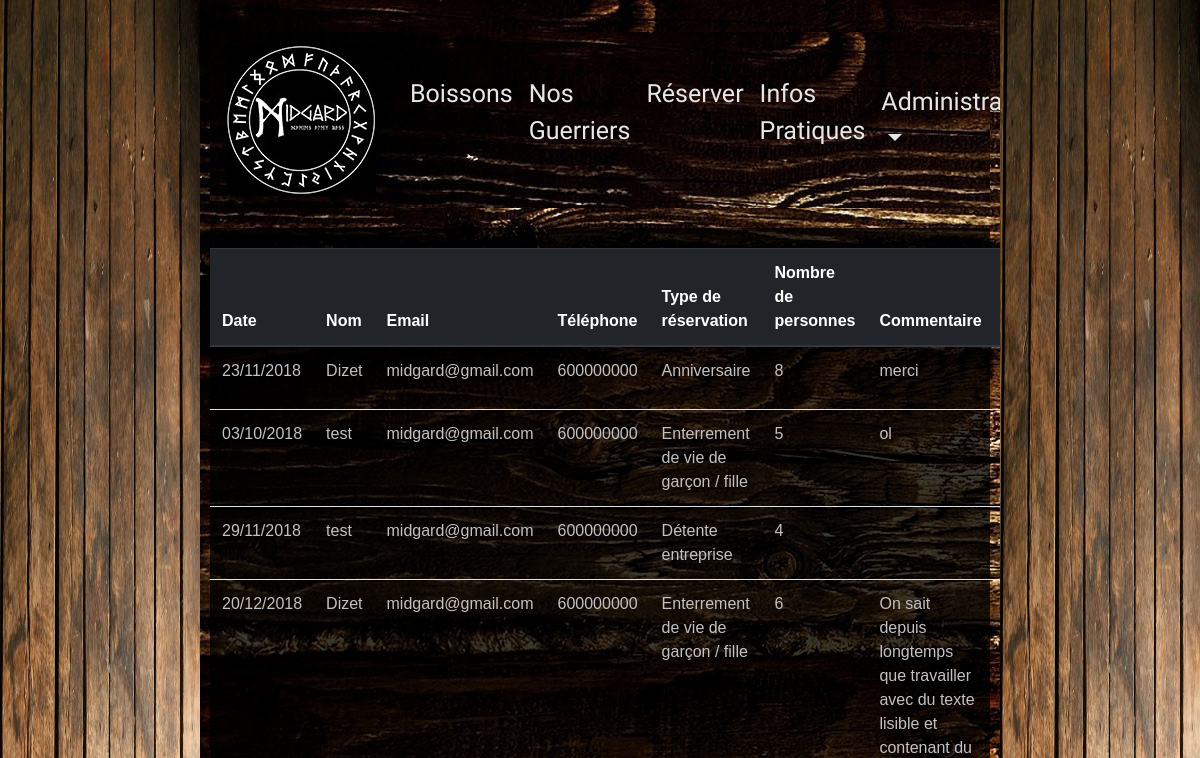
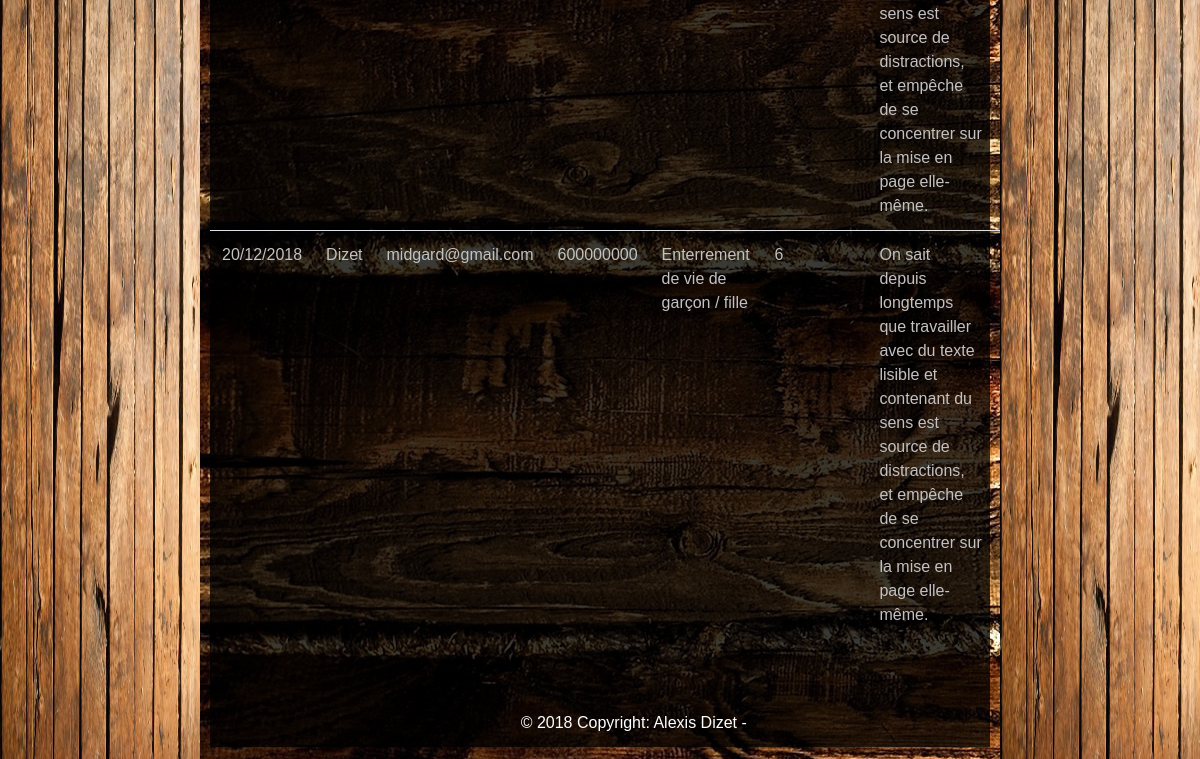
The page /index.php?action=adminReserView (signed in) on the database as committed earlier (2 pictures, top to bottom).
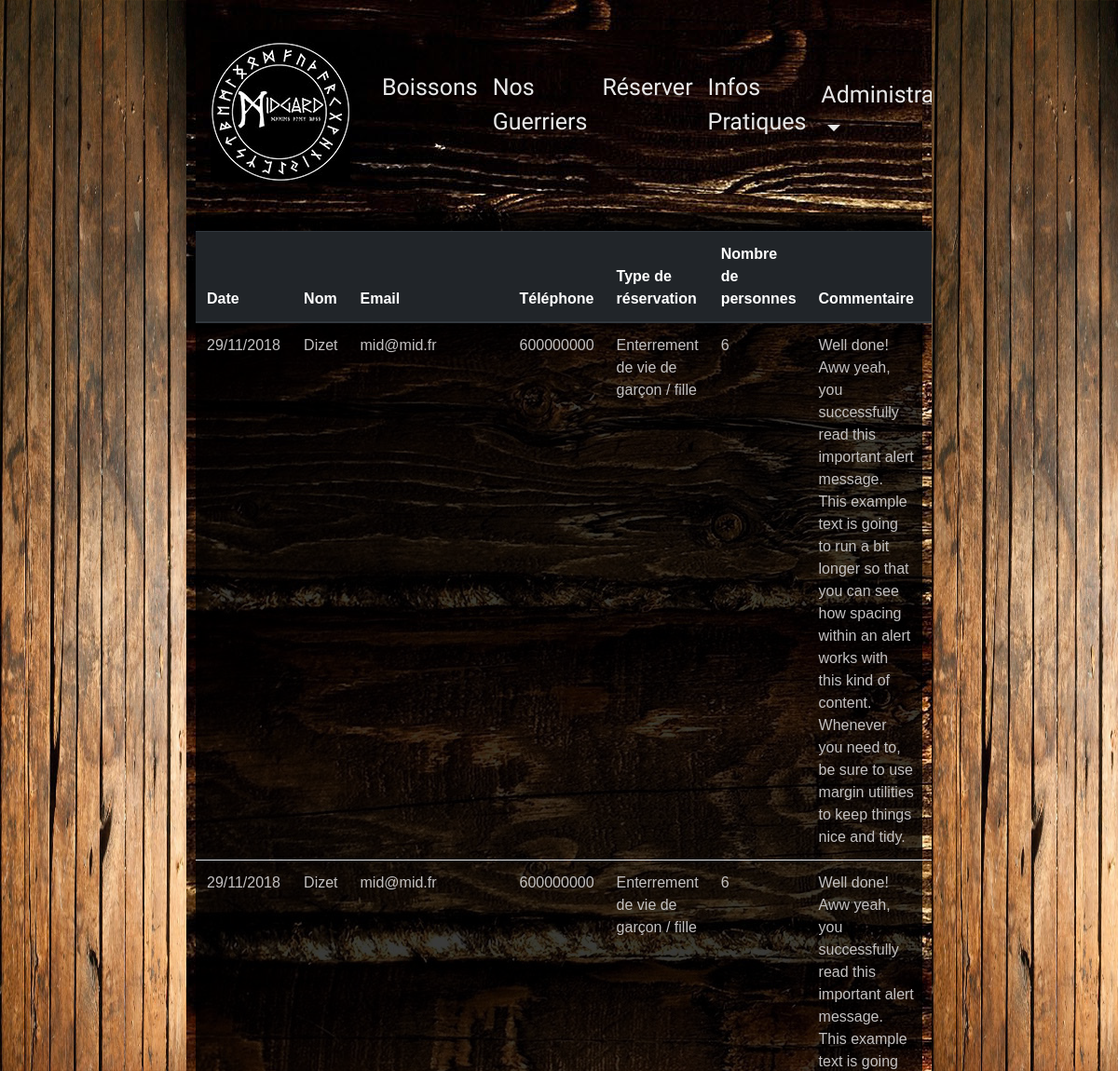
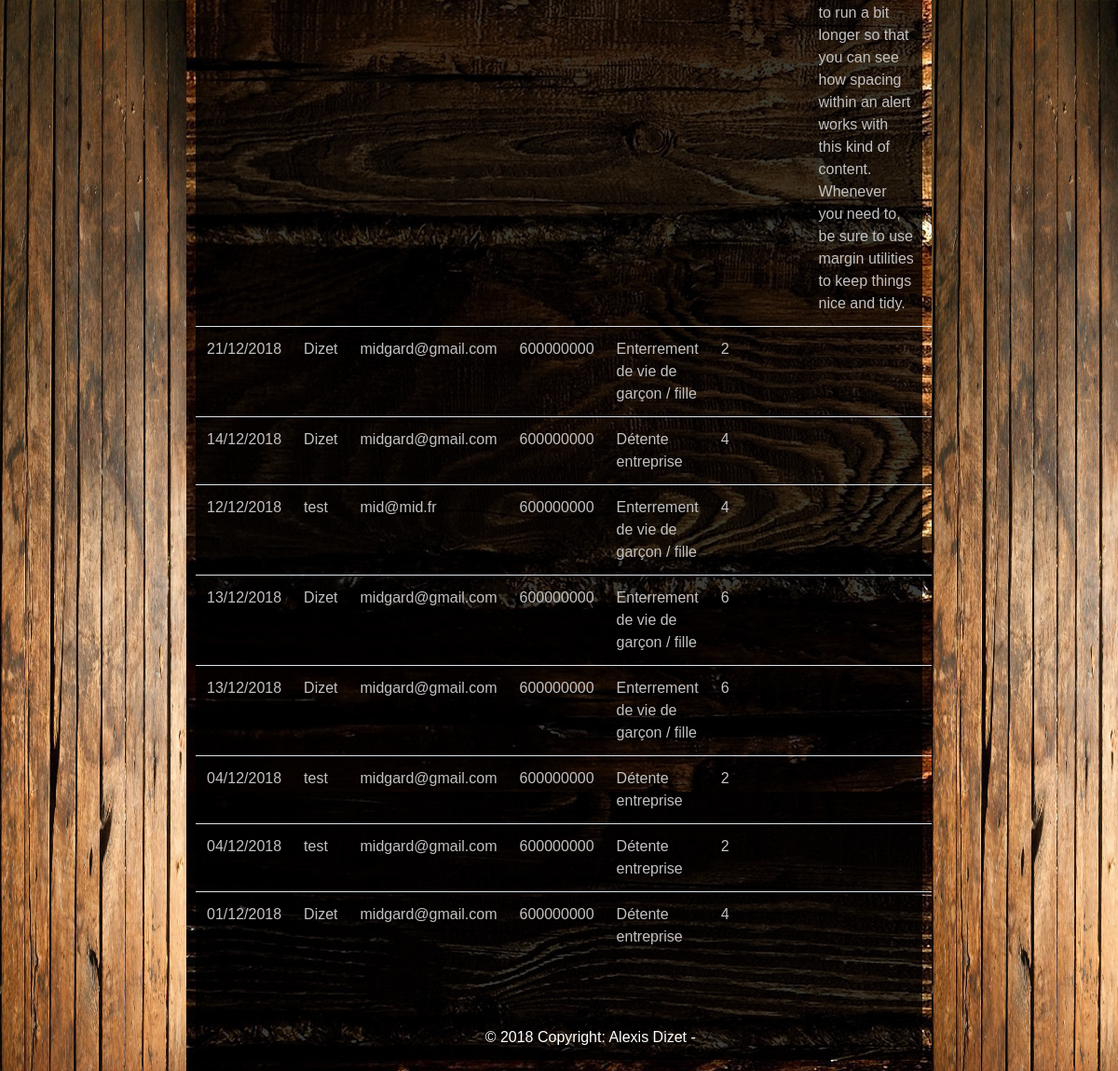
The same page on the database as committed later (2 pictures, top to bottom).
### tables this page shows
CREATE TABLE IF NOT EXISTS `events` (
  `id` int(11) NOT NULL AUTO_INCREMENT,
  `name` varchar(50) NOT NULL,
  `email` varchar(100) NOT NULL,
  `phone` int(10) NOT NULL,
  `catEvent` varchar(255) NOT NULL,
  `nbPerson` int(11) NOT NULL,
  `comment` varchar(400) NOT NULL,
  `reservationDate` varchar(50) NOT NULL,
  PRIMARY KEY (`id`)
);

### controller/backend.php (called while the page is built, shortened)
<?php
require_once('model/backend/EventManager.php');
function adminReservation()
{
	$eventmanager = new EventManager();
	$events = $eventmanager->getEvents();
	require('view/backend/adminReservation.php');
}

### model/backend/EventManager.php (called while the page is built, shortened)
<?php
require_once('model/backend/Event.php');
class EventManager extends Database
{
	public function getEvents()
	{
		$events=[];
		$db = $this->dbConnect();
		$req = $db->query('SELECT * FROM events');
		while ($data = $req->fetch(PDO::FETCH_ASSOC))
		{
			$events[] = new Event($data);
		}
		return $events;
	}
}

### model/backend/Event.php (called while the page is built, shortened)
<?php
class Event{
	private $_id;
	private $_name;
	private $_email;
	private $_phone;
	private $_catEvent;
	private $_nbPerson;
	private $_comment;
	private $_reservationDate;
	public function hydrate(array $datas)
	{
		foreach ($datas as $key => $value)
		{
			$method = 'set' . ucfirst($key);
		}
	}
	public function id(){ return $this->_id; }
	public function name(){ return $this->_name; }
	public function email(){ return $this->_email; }
	public function phone(){ return $this->_phone; }
	public function catEvent(){ return $this->_catEvent; }
	public function nbPerson(){ return $this->_nbPerson; }
	public function comment(){ return $this->_comment; }
	public function reservationDate(){ return $this->_reservationDate; }
	public function setId($id)
	{
		$id = (int)$id;
		if ($id > 0)
		{
		  $this->_id = $id;
		}
	}
	public function setName($name)
	{
		if (is_string($name))
		{
			$this->_name = $name;
		}
	}
	public function setEmail($email)
	{
		if (is_string($email))
		{
			$this->_email = $email;
		}
	}
	public function setPhone($phone)
	{
		$phone = (int)$phone;
		if ($phone > 0)
		{
			$this->_phone = $phone;
		}
	}
	public function setCatEvent($catEvent)
	{
		if (is_string($catEvent))
		{
			$this->_catEvent = $catEvent;
		}
	}
	public function setNbPerson($nbPerson)
	{
		$nbPerson = (int)$nbPerson;
		if ($nbPerson > 0)
		{
			$this->_nbPerson = $nbPerson;
		}
	}
	public function setComment($comment)
	{
		if (is_string($comment))
		{
			$this->_comment = $comment;
		}
	}
	public function setReservationDate($reservationDate)
	{
		if (is_string($reservationDate))
		{
			$this->_reservationDate = $reservationDate;
		}
	}
}

### view/backend/adminReservation.php (the view, shortened to what this page needs)
<div class="row">
	<div class="table-responsive-sm">
		<table class="table">
			<thead class="thead-dark">
				<th scope="col">Date</th>
				<th scope="col">Nom</th>
				<th scope="col">Email</th>
				<th scope="col">Téléphone</th>
				<th scope="col">Type de réservation</th>
				<th scope="col">Nombre de personnes</th>
				<th scope="col">Commentaire</th>
				<th scope="col">Supprimer</th>
			</thead>
			<tbody>
				<?php foreach ($events as $event)
					{
				?>
				<tr>
					<td><?= $event->reservationDate() ?></td>
					<td><?= $event->name() ?></td>
					<td><?= $event->email() ?></td>
					<td><?= $event->phone() ?></td>
					<td><?= $event->catEvent() ?></td>
					<td><?= $event->nbPerson() ?></td>
					<td><?= $event->comment() ?></td>
					<td><a  class="btn btn-danger" href="index.php?action=deleteEvent&amp;id=<?= $event->id() ?>">Supprimer</a></td>
				</tr>
				<?php
					}
				?>
			</tbody>
		</table>
	</div>
	<div class="col-md-12"></div>
</div>
<?php
$content = ob_get_clean();
require( 'view/template.php' );
?>

### index.php (shortened to what this page needs)
<?php
require('controller/backend.php');
if (isset($_GET['action']) && !empty($_GET['action']))
	{
		switch ($_GET['action'])
		{
			case ($_GET['action'] == 'adminReserView'):
				adminReservation();
				break;
		}
	}
	else
	{
		welcome();
	}

### view/template.php (shortened to what this page needs)
<!DOCTYPE html>
<html lang="fr">
<head>
	<link rel="stylesheet" href="https://use.fontawesome.com/releases/v5.5.0/css/all.css">
	<link rel="stylesheet" href="https://cdnjs.cloudflare.com/ajax/libs/bootstrap-social/5.1.1/bootstrap-social.min.css"/>
	<link rel="stylesheet" href="https://maxcdn.bootstrapcdn.com/bootstrap/4.0.0/css/bootstrap.min.css">
	<link rel="stylesheet" href="public/css/style.css"/>
	<link href="public/jquery-ui-1.12.1.custom/jquery-ui.css" rel="stylesheet">
</head>
<body>
	<div class="container-fluid">
		<div class="row">
			<div class="col-md-2 left"></div>
			<div class="col-md-8">
				<header>
					<nav class="navbar navbar-expand-lg navbar-dark">
						<a href="index.php"><img class="navbar-brand" src="public/img/logo.jpg" alt="Logo du bar Midgard"></a>
						<div class="collapse navbar-collapse justify-content-center" id="menu">
							<ul class="navbar-nav nav-pills mb-3" id="pills-tab" role="tablist">
								<li class="nav-item"><a class="nav-link nav-menu" href="index.php?action=drinks">Boissons</a>
								</li>
								<li class="nav-item"><a class="nav-link nav-menu" href="index.php?action=actu">Nos Guerriers</a>
								</li>
								<li class="nav-item"><a class="nav-link nav-menu" href="index.php?action=reservations">Réserver</a>
								</li>
								<li class="nav-item"><a class="nav-link nav-menu" href="index.php?action=contact">Infos Pratiques</a>
								</li>
							</ul>
							<?php if (isset($_SESSION['pseudo'])){ ?>
							<ul class="navbar-nav">
								<li class="nav-item dropdown">
									<a class="nav-link dropdown-toggle admin-link" data-toggle="dropdown" href="" aria-haspopup="true" aria-expanded="false">Administration </a>
							</ul>
							<?php } ?>
						</div>
					</nav>
				</header>
				<section class="container-fluid">
					<?= $content ?>
				</section>
				<footer>
					<div class="row down">
						<div class="col-xs-12 col-md-2 text-center">
						</div>
						<div class="col-xs-12 col-md-9 text-center">© 2018 Copyright: Alexis Dizet -
						</div>
					</div>
				</footer>
			</div>
			<div class="col-md-2 right"></div>
		</div>
	</div>
</body>
</html>

### public/css/style.css (style rules this page uses)
body { background-image: url(../img/wood-planks-wood-wood-texture.jpg); color: #C3C1C1; font-family: 'arial', cursive; font-size: 16px; }
.navbar-dark { background-image: url(../img/wood-planks-wood-wood-texture.jpg); }
section { background-color:rgba(0,0,0,0.77)!important; min-height: 680px; padding-top: 20px; padding-bottom: 20px; }
.nav-menu { color: #E7E7E7!important; font-size: 25px; font-family: 'MedievalSharp', cursive; }
.admin-link { color: #E7E7E7!important; font-family: 'MedievalSharp', cursive; font-size: 25px; }
.left { background-image: url(../img/Wood-wallpapers.jpg); background-repeat:round; }
.right { background-image: url(../img/Wood-wallpapers.jpg); background-repeat:round; }
header { margin-top: 20px; }
[class*="col"] { padding: 12px 10px; }
.navbar-dark { background-color: #000000; margin-bottom: 20px; }
footer { color:#FFFFFF; background-color:rgba(0,0,0,0.77); }

Rows that differ between the two databases and show on the page:
removed events: reservationDate "23/11/2018", name "Dizet", email "midgard@gmail.com", phone "600000000", catEvent "Anniversaire", nbPerson "8", comment "merci"
removed events: reservationDate "03/10/2018", name "test", email "midgard@gmail.com", phone "600000000", catEvent "Enterrement de vie de garçon / fille", nbPerson "5", comment "ol"
removed events: reservationDate "29/11/2018", name "test", email "midgard@gmail.com", phone "600000000", catEvent "Détente entreprise", nbPerson "4"
removed events: reservationDate "20/12/2018", name "Dizet", email "midgard@gmail.com", phone "600000000", catEvent "Enterrement de vie de garçon / fille", nbPerson "6", comment "On sait depuis longtemps que travailler avec du texte lisible et contenant du sens est source de distractions, et empêche de se concentrer sur la mise en page elle-même."
removed events: reservationDate "20/12/2018", name "Dizet", email "midgard@gmail.com", phone "600000000", catEvent "Enterrement de vie de garçon / fille", nbPerson "6", comment "On sait depuis longtemps que travailler avec du texte lisible et contenant du sens est source de distractions, et empêche de se concentrer sur la mise en page elle-même."
added events: reservationDate "29/11/2018", name "Dizet", email "mid@mid.fr", phone "600000000", catEvent "Enterrement de vie de garçon / fille", nbPerson "6", comment "Well done! Aww yeah, you successfully read this important alert message. This example text is going to run a bit longer so that you can see how spacing within an alert works with this kind of content. Whenever you need to, be sure to use margin utilities to keep things nice and tidy."
added events: reservationDate "29/11/2018", name "Dizet", email "mid@mid.fr", phone "600000000", catEvent "Enterrement de vie de garçon / fille", nbPerson "6", comment "Well done! Aww yeah, you successfully read this important alert message. This example text is going to run a bit longer so that you can see how spacing within an alert works with this kind of content. Whenever you need to, be sure to use margin utilities to keep things nice and tidy."
added events: reservationDate "21/12/2018", name "Dizet", email "midgard@gmail.com", phone "600000000", catEvent "Enterrement de vie de garçon / fille", nbPerson "2"
added events: reservationDate "14/12/2018", name "Dizet", email "midgard@gmail.com", phone "600000000", catEvent "Détente entreprise", nbPerson "4"
added events: reservationDate "12/12/2018", name "test", email "mid@mid.fr", phone "600000000", catEvent "Enterrement de vie de garçon / fille", nbPerson "4"
added events: reservationDate "13/12/2018", name "Dizet", email "midgard@gmail.com", phone "600000000", catEvent "Enterrement de vie de garçon / fille", nbPerson "6"
added events: reservationDate "13/12/2018", name "Dizet", email "midgard@gmail.com", phone "600000000", catEvent "Enterrement de vie de garçon / fille", nbPerson "6"
added events: reservationDate "04/12/2018", name "test", email "midgard@gmail.com", phone "600000000", catEvent "Détente entreprise", nbPerson "2"
added events: reservationDate "04/12/2018", name "test", email "midgard@gmail.com", phone "600000000", catEvent "Détente entreprise", nbPerson "2"
added events: reservationDate "01/12/2018", name "Dizet", email "midgard@gmail.com", phone "600000000", catEvent "Détente entreprise", nbPerson "4"
